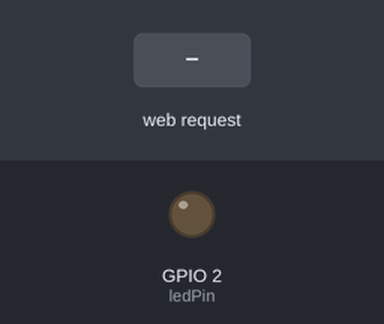
Bench run of a sketch on a simulated ESP8266 (NodeMCU). On the bench: output pins drawn as LEDs (lit = HIGH). The test bench sets the inputs (shaded band). WiFi joins after 1.5 s; servers stay silent unless stated; what the sketch prints to the serial monitor is not drawn.

Above: at 3.7 s.
3.8 s: HTTP request GET /ONOFF received
At 4.5 s:
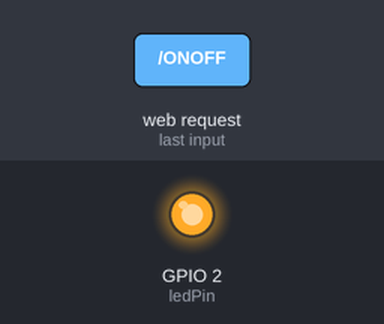
Timing chart, 0 to 6.8 s (numbered marks = the images above; inputs shaded):
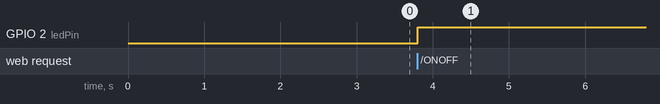

Measured:
- after the input at 3.8 s, GPIO 2 (ledPin): LOW → HIGH at once

The sketch:

4_ledHTML.ino
```cpp
#include <ESP8266WiFi.h>  //biblioteca das placas Esp

const char* ssid = "TEAM-OBR";  //nome da rede
const char* password = "Ei, qual a senha do roteador?!?!"; // senha da rede

int ledPin = 2; // GPIO13 que representa o pino D7 no NodeMCU
WiFiServer server(80);  //cria a conexão com o servidor na porta 80
int value = LOW;

void setup() {
  Serial.begin(115200); //inicia o envio de dados pelo cabo USB
  delay(1000);

  pinMode(ledPin, OUTPUT);
  digitalWrite(ledPin, LOW);

  // Connectando a uma WiFi e imprime o nome da rede, mas isso é enviado pelo cabo USB (Serial)
  Serial.println();
  Serial.println();
  Serial.print("Connectando com ");
  Serial.println(ssid);

  WiFi.begin(ssid, password); //inicia a conexão com a rede wifi

 //enquanto não conecta ele vai imprimir . a cada meio segundo
  while (WiFi.status() != WL_CONNECTED) {
    delay(500);
    Serial.print(".");
  }
  Serial.println("");
  Serial.println("WiFi connectedo!");  // a conexão com wifi começou e foi impressa a mensagem

  // Inicia a comunicação com o server
  server.begin();
  Serial.println("Server iniciou em: ");  //via usb foi enviada a mensagem que o servidor está conectado

  // Imprimir o IP onde está a página web
  Serial.print("http://");
  Serial.print(WiFi.localIP());
  Serial.println("/");
}

void loop() {
  // Checa se um cliente conectou
  WiFiClient client = server.available();
  if (!client) {  //se o valor em client for falso o servidor não está disponivel então chama a função loop novamente
    return;
  }

  // Espera o clinte pedir algo
  Serial.println("mensagem do cliente: ");
  while(!client.available()){  //enquanto o cliente não pede, espere um milisegundo e depois tenta de novo
    delay(1);
  }

  // Lê a primeira linha da requisição
  String request = client.readStringUntil('\r');
  Serial.println(request);
  client.flush();

  // Muda situação do LED, caso o parâmetro seja detectado
  if (request.indexOf("ONOFF") != -1) {
    digitalWrite(ledPin, !digitalRead(ledPin));
    if(value == LOW){
      value = HIGH;
      Serial.println("ON");
    }
    else{
      value = LOW;
      Serial.println("OFF");
    }
  }


// Set ledPin according to the request

  // Return the response
  client.println("HTTP/1.1 200 OK");
  client.println("Content-Type: text/html");
  client.println(""); //  do not forget this one
  client.println("<!DOCTYPE HTML>");
  client.println("<html>");


  client.println("<br><br>");
  client.println("<a href=\"/LED=ON\"\"><button>Turn On </button></a>");
  client.println("<a href=\"/LED=OFF\"\"><button>Turn Off </button></a><br />");
  client.println("</html>");

  delay(1);
  Serial.println("Client disonnected");
  Serial.println("");

}
```
